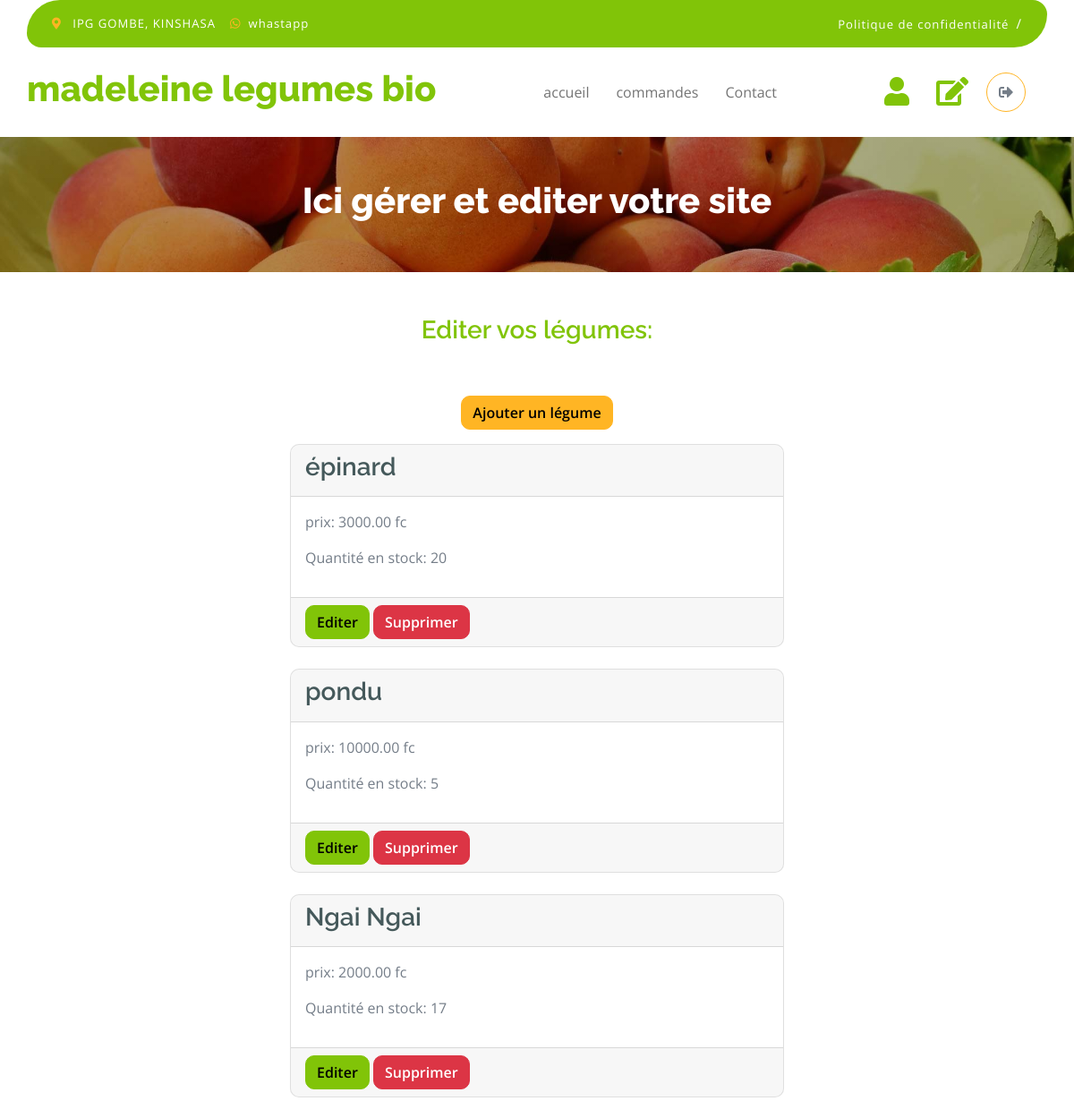
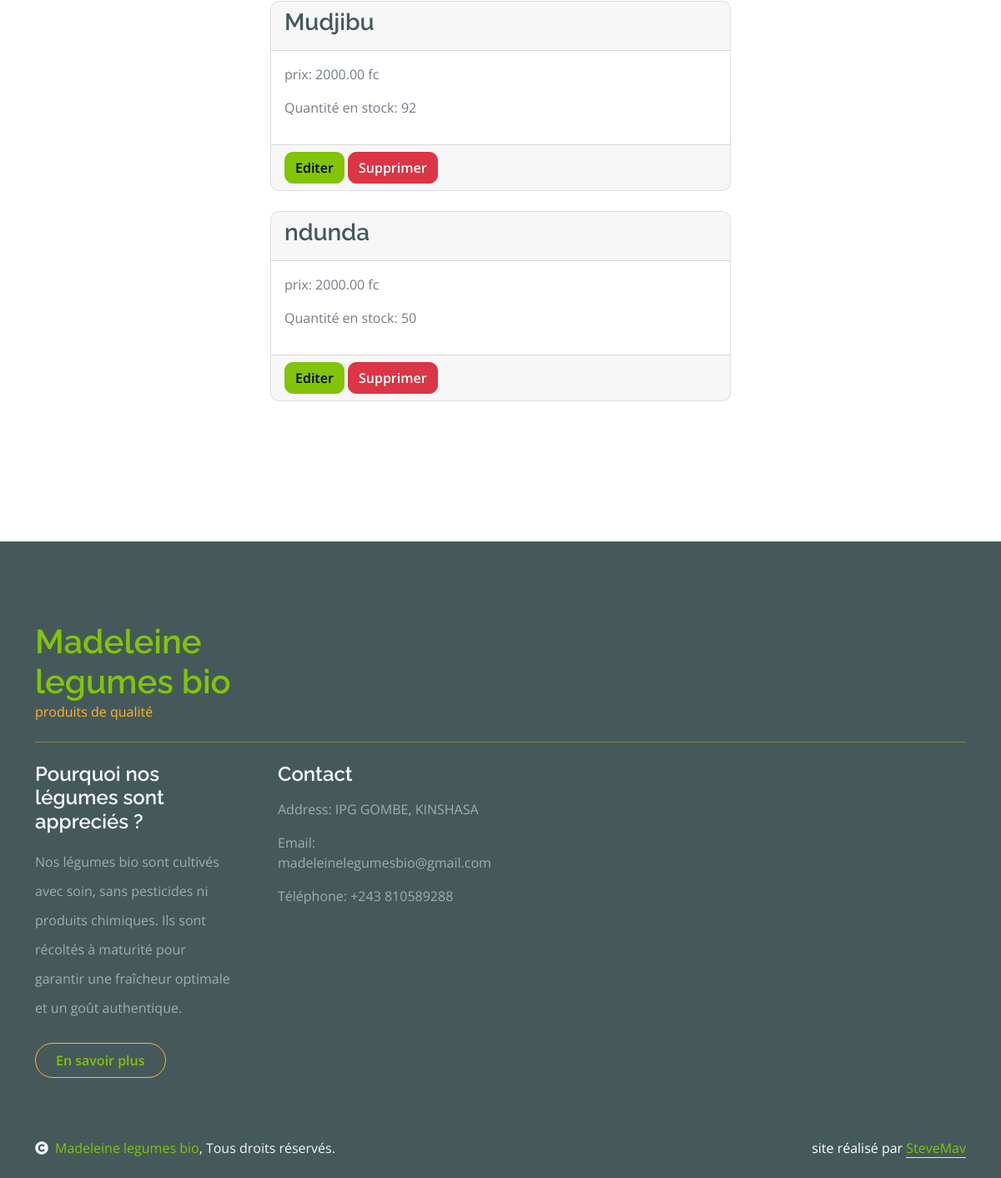
The app's page /accounts/editsite/ (signed in) with its own data (2 pictures, top to bottom).
### vegetable_shop/models.py (models this page shows, shortened)
class Vegetable(models.Model):
       name = models.CharField(max_length=100)
       description = models.TextField()
       picture = models.ImageField(upload_to='pictures', blank=True)
       price = models.DecimalField(max_digits=10, decimal_places=2)
       stock = models.IntegerField()
       date_add = models.DateTimeField(auto_now_add=True)

### accounts/views.py (the view)
# urls.py: path('editsite/', views.edit_site, name='editsite'),
@permission_required('vegetable_shop.view_vegetable')
def edit_site(request):
    vegetables = Vegetable.objects.all()
    return render(request, 'accounts/edit_site.html', {'vegetables': vegetables})

### accounts/templates/accounts/edit_site.html (shortened to what this page needs)
{% load static %}
<!DOCTYPE html>
<html lang="en">
    <head>
        <link rel="stylesheet" href="https://use.fontawesome.com/releases/v5.15.4/css/all.css"/>
        <link href="https://cdn.jsdelivr.net/npm/bootstrap-icons@1.4.1/font/bootstrap-icons.css" rel="stylesheet">
        <link href="{% static 'lib/lightbox/css/lightbox.min.css' %}" rel="stylesheet">
        <link href="{% static 'lib/owlcarousel/assets/owl.carousel.min.css' %}" rel="stylesheet">
        <link href="{% static 'css/bootstrap.min.css' %}" rel="stylesheet">
        <link href="{% static 'css/style.css' %}" rel="stylesheet">
    </head>
    <body>
        <div class="container-fluid fixed-top">
            <div class="container topbar bg-primary d-none d-lg-block">
                <div class="d-flex justify-content-between">
                    <div class="top-info ps-2">
                        <small class="me-3"><i class="fas fa-map-marker-alt me-2 text-secondary"></i> <a href="#" class="text-white">IPG GOMBE, KINSHASA</a></small>
                        <small class="me-3"><i class="fab fa-whatsapp me-2 text-secondary"></i><a href="https://wa.me/243810589288" class="text-white">whastapp</a></small>
                    </div>
                    <div class="top-link pe-2">
                        <a href="#" class="text-white"><small class="text-white mx-2">Politique de confidentialité</small>/</a>
                    </div>
                </div>
            </div>
            <div class="container px-0">
                <nav class="navbar navbar-light bg-white navbar-expand-xl">
                    <a href="index.html" class="navbar-brand"><h1 class="text-primary display-6">madeleine legumes bio</h1></a>
                    <div class="collapse navbar-collapse bg-white" id="navbarCollapse">
                        <div class="navbar-nav mx-auto">
                            <a href="{% url 'vegetable_shop:index' %}" class="nav-item nav-link">accueil</a>
                            {% if user.is_staff %}
                            <a href="{% url 'accounts:seeallcommands' %}" class="nav-item nav-link">commandes</a>
                            {% else %}
                            <a href="{% url 'vegetable_shop:commands' %}" class="nav-item nav-link">commandes</a>
                            {% endif %}
                            <a href="{% url 'vegetable_shop:contact' %}" class="nav-item nav-link">Contact</a>
                        </div>
                        <div class="d-flex m-3 me-0">
                            {% if user.is_staff %}
                            <a href="{% url 'accounts:add_user_staff' %}" class="my-auto">
                                <i class="fas fa-user fa-2x"></i>
                            </a>
                            {% else %}
                            <a href="{% url 'accounts:seecommands' %}" class="my-auto">
                                <i class="fas fa-user fa-2x"></i>
                            </a>
                            {% endif %}
                            {% if user.is_staff %}
                            <a href="{% url 'accounts:editsite' %}" class="my-auto" style="margin-left: 30px; margin-right: 20px;">
                                <i class="fas fa-edit fa-2x"></i>
                            </a>
                            {% endif %}
                            {% if user.is_authenticated %}
                                {% with icon='fas fa-sign-out-alt' %}
                                    <a href="{% url 'accounts:logout' %}" class="btn-search btn border border-secondary btn-md-square rounded-circle bg-white me-4">
                                        <i class="{{ icon }}"></i>
                                    </a>
                                {% endwith %}
                            {% else %}
                                {% with icon='fas fa-sign-in-alt' %}
                                    <a href="{% url 'accounts:login' %}" class="btn-search btn border border-secondary btn-md-square rounded-circle bg-white me-4">
                                        <i class="{{ icon }}"></i>
                                    </a>
                                {% endwith %}
                            {% endif %}
                        </div>
                    </div>
                </nav>
            </div>
        </div>
                <div class="container-fluid page-header py-5">
                    <h1 class="text-center text-white display-6">Ici gérer et editer votre site</h1>
                </div>
                <div class="container-fluid py-5" id="form-commands">
                    <h3 class="text-center text-primary">Editer vos légumes:</h3>
                    <div class="container py-5">
                            <p class="text-center"><a href="{% url 'accounts:add_vegetable' %}" class="btn btn-secondary" >Ajouter un légume</a></p>
                        {% for vegetable in vegetables %}
                             <div class="card mb-4">
                                <div class="card-header">
                                    <h3 class="card-title">{{ vegetable.name }}</h3>
                                </div>
                                <div class="card-body">
                                    <p class="card-text">prix: {{ vegetable.price }} fc</p>
                                    <p>Quantité en stock: {{ vegetable.stock }}</p>
                                </div>
                                <div class="card-footer">
                                    <a href="{% url 'accounts:edit_vegetable' vegetable.id %}" class="btn btn-primary">Editer</a>
                                    <a href="{% url 'accounts:delete_vegetable' vegetable.id %}" class="btn btn-danger justify-content-center">Supprimer</a>
                                </div>
                             </div>
                        {% endfor %}
                    </div>
                </div>
        <div class="container-fluid bg-dark text-white-50 footer pt-5 mt-5">
            <div class="container py-5">
                <div class="pb-4 mb-4" style="border-bottom: 1px solid rgba(226, 175, 24, 0.5) ;">
                    <div class="row g-4">
                        <div class="col-lg-3">
                            <a href="#">
                                <h1 class="text-primary mb-0">Madeleine legumes bio</h1>
                                <p class="text-secondary mb-0">produits de qualité</p>
                            </a>
                        </div>
                    </div>
                </div>
                <div class="row g-5">
                    <div class="col-lg-3 col-md-6">
                        <div class="footer-item">
                            <h4 class="text-light mb-3">Pourquoi nos légumes sont appreciés ?</h4>
                            <p class="mb-4">Nos légumes bio sont cultivés avec soin, sans pesticides ni produits chimiques. Ils sont récoltés à maturité pour garantir une fraîcheur optimale et un goût authentique.</p>
                            <a href="/commande" class="btn border-secondary py-2 px-4 rounded-pill text-primary">En savoir plus</a>
                        </div>
                    </div>
                    <div class="col-lg-3 col-md-6">
                        <div class="footer-item">
                            <h4 class="text-light mb-3">Contact</h4>
                            <p>Address: IPG GOMBE, KINSHASA</p>
                            <p>Email: madeleinelegumesbio@gmail.com</p>
                            <p>Téléphone: +243 810589288</p>
                        </div>
                    </div>
                </div>
            </div>
        </div>
        <div class="container-fluid copyright bg-dark py-4">
            <div class="container">
                <div class="row">
                    <div class="col-md-6 text-center text-md-start mb-3 mb-md-0">
                        <span class="text-light"><a href="#"><i class="fas fa-copyright text-light me-2"></i>Madeleine legumes bio</a>, Tous droits réservés.</span>
                    </div>
                    <div class="col-md-6 my-auto text-center text-md-end text-white">
                        site réalisé par <a class="border-bottom" href="https://stevemav.github.io/portfolio/">SteveMav</a>
                    </div>
                </div>
            </div>
        </div>
</body>
</html>

### vegetable_shop/static/css/style.css (style rules this page uses)
.btn { font-weight: 600; transition: .5s; }
.btn-md-square { width: 44px; height: 44px; }
.btn-square, .btn-sm-square, .btn-md-square, .btn-lg-square { padding: 0; display: flex; align-items: center; justify-content: center; font-weight: normal; }
.btn.border-secondary { transition: 0.5s; }
.fixed-top { transition: 0.5s; background: var(--bs-white); border: 0; }
.topbar { padding: 20px; border-radius: 230px 100px; }
.topbar .top-info { font-size: 15px; line-height: 0; letter-spacing: 1px; display: flex; align-items: center; }
.topbar .top-link { font-size: 15px; line-height: 0; letter-spacing: 1px; display: flex; align-items: center; }
.topbar .top-link a { letter-spacing: 1px; }
.navbar .navbar-nav .nav-link { padding: 10px 15px; font-size: 16px; transition: .5s; }
.navbar { height: 100px; border-bottom: 1px solid rgba(255, 255, 255, .1); }
.page-header { position: relative; background: linear-gradient(rgba(0, 0, 0, 0.3), rgba(0, 0, 0, 0.3)), url("/static/images/cart-page-header-img.jpg"); background-position: center center; background-repeat: no-repeat; background-size: cover; }
#form-commands { width: 400px; }
@media (min-width: 992px) { .hero-header, .page-header { margin-top: 152px !important; } }
.footer .footer-item p.mb-4 { line-height: 35px; }

### accounts/templates/accounts/edit_site.html (style rules this page uses)
#form-commands { width: 600px; }

### records on screen
Vegetable: name "épinard", price "3000.00", stock "20"
Vegetable: name "pondu", price "10000.00", stock "5"
Vegetable: name "Ngai Ngai", price "2000.00", stock "17"
Vegetable: name "Mudjibu", price "2000.00", stock "92"
Vegetable: name "ndunda", price "2000.00", stock "50"
